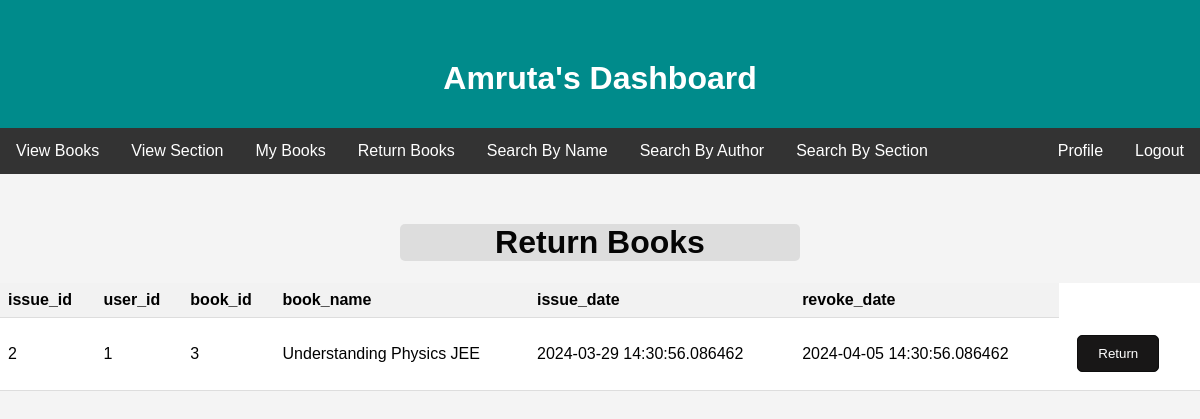
The page /return_book (signed in) on the database its author committed.
### application/models.py (models this page shows, shortened)
class issued_book(db.Model):
    issue_id = db.Column(db.Integer, primary_key=True, autoincrement=True)
    user_id = db.Column(db.Integer, db.ForeignKey('user.user_id'), nullable=False)
    book_id = db.Column(db.Integer, db.ForeignKey('book.book_id'), nullable=False)
    issue_date = db.Column(db.DateTime, nullable=False)
    return_date = db.Column(db.DateTime, nullable=False, default= issue_date + timedelta(days=7))

class Book(db.Model):
    book_id = db.Column(db.Integer, primary_key=True, autoincrement=True)
    name = db.Column(db.String(80), unique=True, nullable=False)
    section_name = db.Column(db.String(80), nullable=False)
    author_name = db.Column(db.String(80),  nullable=False)
    publisher_name = db.Column(db.String(80), nullable=False)
    description = db.Column(db.String(120), unique=True, nullable=False)
    date_created = db.Column(db.DateTime, nullable=False)
    price = db.Column(db.Integer, nullable=False)
    keywords = db.Column(db.String(80), unique=True, nullable=False)

### application/routes.py (the view, shortened to what this page needs)
@app.route('/return_book',methods=['GET','POST'])
def return_book():
    if not session.get('user'):
        return redirect(url_for('login'))
    if session.get('user')['role'] != 'customer':
        return redirect(url_for('login'))
    return_info = db.session.query(issued_book,Book).join(Book,issued_book.book_id==Book.book_id).all()
    return render_template('return_books.html',returns=return_info)

### templates/return_books.html (shortened to what this page needs)
<!DOCTYPE html>
<html lang="en">
<head>
</head>
<body>
    <table>
        <header>
            <h1>{{session['user']['name']}}'s Dashboard</h1>
        </header>
        <nav>
            <a href="/Books">View Books</a>
            <a href="/view_section_user">View Section</a>
            <a href="/MyBooks">My Books</a>
            <a href="/return_book">Return Books</a>
            <a href="/search">Search By Name</a>
            <a href="/searchByAuthor">Search By Author</a>
            <a href="/searchBySection">Search By Section</a>
            <div style="float:right"><a href="/logout">Logout</a></div>
            <div style="float:right"><a href="/user_stats">Profile</a></div>
        </nav>
        <h1 class="heading">Return Books</h1>
        <tr>
            <th>issue_id</th>
            <th>user_id</th>
            <th>book_id</th>
            <th>book_name</th>
            <th>issue_date</th>
            <th>revoke_date</th>
        </tr>
        {% for return,book in returns %}
        <tr>
            <td>{{return['issue_id']}}</td>
            <td>{{return['user_id']}}</td>
            <td>{{return['book_id']}}</td>
            <td>{{book['name']}}</td>
            <td>{{return['issue_date']}}</td>
            <td>{{return['return_date']}}</td>
            <td><form action="/return_book" method="POST"><input type="text" name="book_id" value="{{return['book_id']}}" hidden><input type="submit" value="Return"></form></td>
        </tr>
        {% endfor %}
        </table>
</body>
</html>

### rows shown on the page
issued_book: issue_id "2", user_id "1", book_id "3", name "Understanding Physics JEE", issue_date "2024-03-29 14:30:56.086462", return_date "2024-04-05 14:30:56.086462"

### other values the page prints
{{ session['user']['name'] }} "Amruta"
